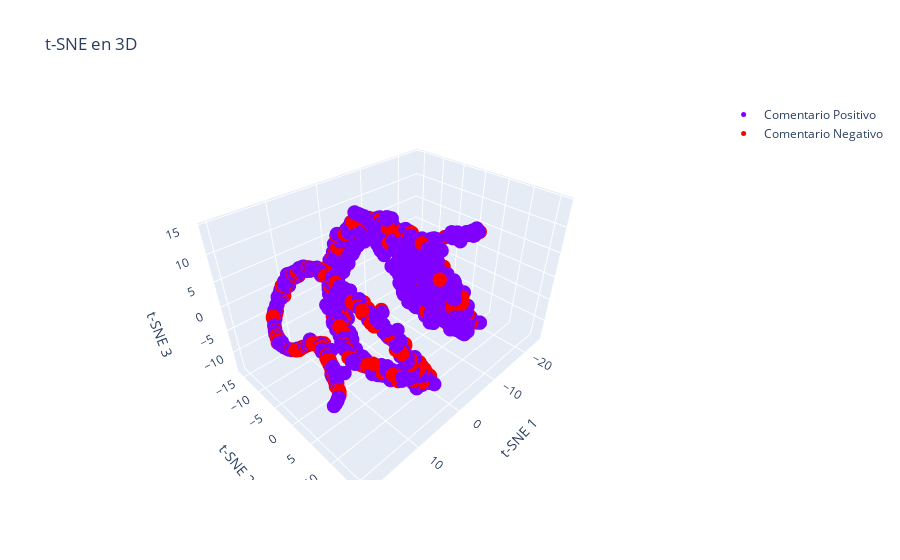

The cell this chart's notebook holds for it:
### Markdown cell above
#### 3D:

### Code cell
from sklearn.manifold import TSNE

# Aplicar t-SNE para reducir a 3 dimensiones
tsne = TSNE(n_components=3, random_state=0)
X_tsne = tsne.fit_transform(X)

# Preparar el gráfico
data = []

for i, clase in enumerate(clases_unicas):
    idx = y == clase
    text_labels = [text[j] for j in np.where(idx)[0]]
    trace = go.Scatter3d(
        x=X_tsne[idx, 0],
        y=X_tsne[idx, 1],
        z=X_tsne[idx, 2],
        mode='markers',
        name=labels_names[i],
        marker=dict(
            size=5,
            color=colores_hex[i],
        ),
        text=text_labels,  # Asignar etiquetas para mostrar en tooltips
        hoverinfo='text'  # Configurar el tooltip para mostrar solo el texto
    )
    data.append(trace)

layout = go.Layout(
    title='t-SNE en 3D',
    scene=dict(
        xaxis=dict(title='t-SNE 1'),
        yaxis=dict(title='t-SNE 2'),
        zaxis=dict(title='t-SNE 3'),
    )
)

fig = go.Figure(data=data, layout=layout)
fig.show()

### Figure 1 — Plotly figure (JSON) as saved in the notebook; plotly's stock layout.template omitted (floating-point values rounded to 4 significant figures; data arrays with more than 128 entries replaced by an {"elided": "..."} marker saying what was removed)
{"data": [{"hoverinfo": "text", "marker": {"color": "#7f00ff", "size": 5}, "mode": "markers", "name": "Comentario Positivo", "text": {"elided": "1598 str values"}, "type": "scatter3d", "x": {"elided": "1598 float values"}, "y": {"elided": "1598 float values"}, "z": {"elided": "1598 float values"}}, {"hoverinfo": "text", "marker": {"color": "#ff0000", "size": 5}, "mode": "markers", "name": "Comentario Negativo", "text": {"elided": "411 str values"}, "type": "scatter3d", "x": {"elided": "411 float values"}, "y": {"elided": "411 float values"}, "z": {"elided": "411 float values"}}], "layout": {"scene": {"xaxis": {"title": {"text": "t-SNE 1"}}, "yaxis": {"title": {"text": "t-SNE 2"}}, "zaxis": {"title": {"text": "t-SNE 3"}}}, "title": {"text": "t-SNE en 3D"}}}
